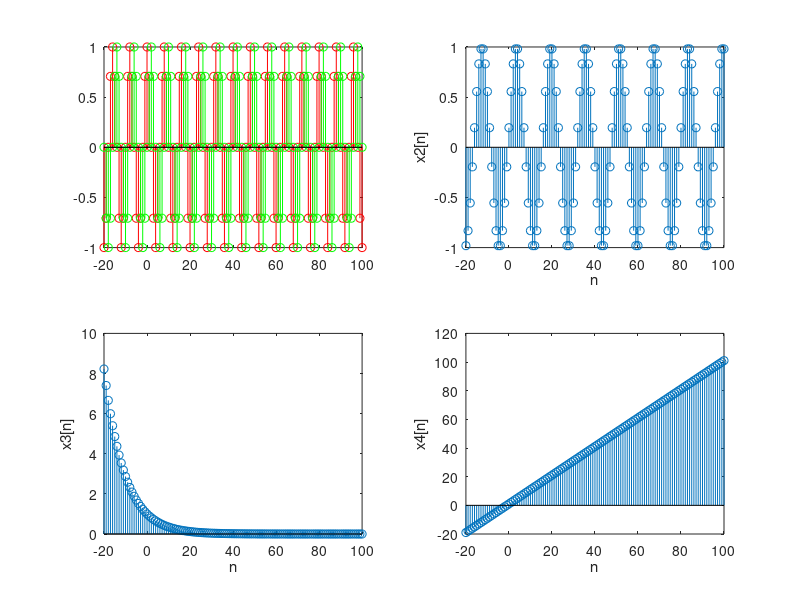
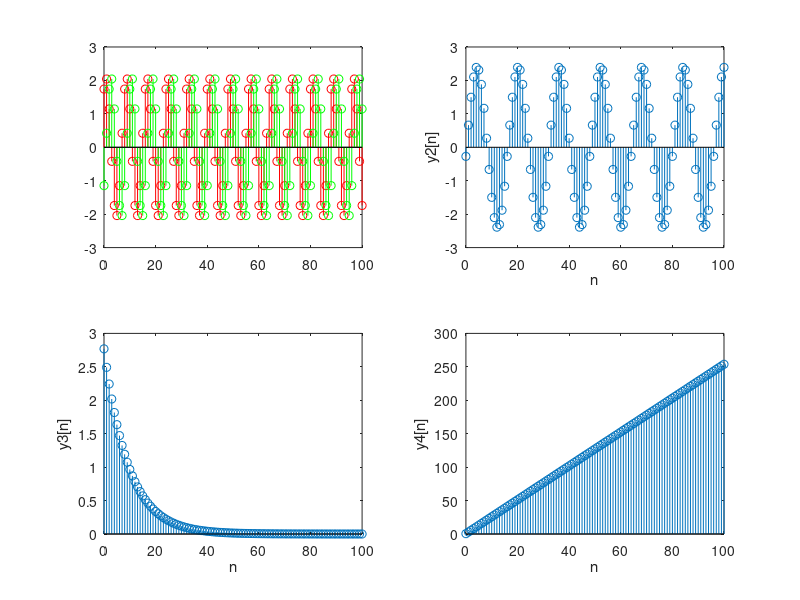
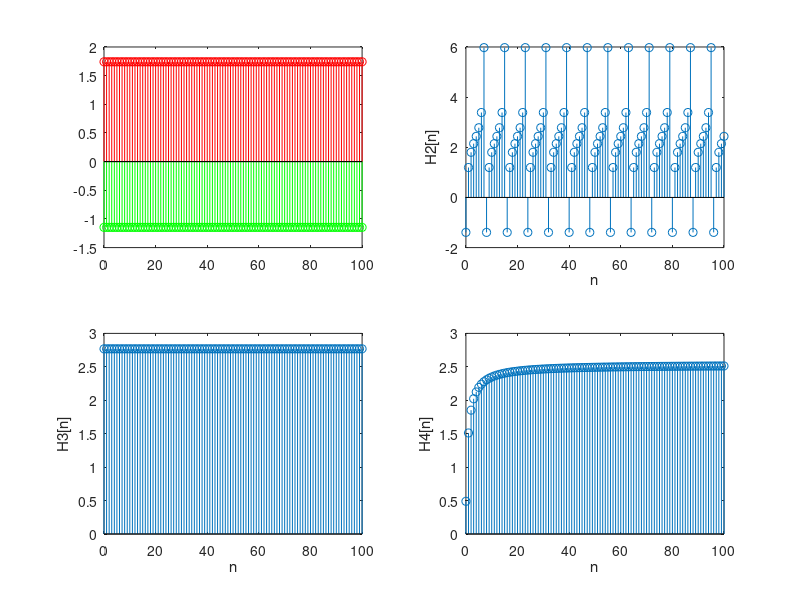

The MATLAB script that drew these images, in order:
% Part2.m
% Author: Charles Yang
% Signal&System 3.4 (a)(b)(c)
%% (a)
n = -20:100;
x1 = exp(1i * pi / 4 * n);
x2 = sin(pi * n / 8 + pi / 16);
x3 = exp(log(9/10) * n);
x4 = n+1;
figure;
subplot(221);
xlabel('n');stem(n,real(x1),'r');
hold on;stem(n,imag(x1),'g');
subplot(222);
stem(n,x2);xlabel('n');ylabel('x2[n]');
subplot(223);
stem(n,x3);xlabel('n');ylabel('x3[n]');
subplot(224);
stem(n,x4);xlabel('n');ylabel('x4[n]');
%% (b)
a=[1 -0.25];
b=[1 0.9];
y1=filter(b,a,x1);
y2=filter(b,a,x2);
y3=filter(b,a,x3);
y4=filter(b,a,x4);
figure;
subplot(221);
xlabel('n');
stem(0:100, real(y1(21:121)),'r');
hold on;
stem(0:100, imag(y1(21:121)),'g');
subplot(222);
stem(0:100, y2(21:121));xlabel('n');ylabel('y2[n]');
subplot(223);
stem(0:100, y3(21:121));xlabel('n');ylabel('y3[n]');
subplot(224);
stem(0:100, y4(21:121));xlabel('n');ylabel('y4[n]');
%% (c)
H1=y1./x1;
H2=y2./x2;
H3=y3./x3;
H4=y4./x4;
figure;
subplot(221);
xlabel('n');
stem(0:100, real(H1(21:121)),'r');
hold on;
stem(0:100, imag(H1(21:121)),'g');
subplot(222);
stem(0:100, H2(21:121));xlabel('n');ylabel('H2[n]');
subplot(223);
stem(0:100, H3(21:121));xlabel('n');ylabel('H3[n]');
subplot(224);
stem(0:100, H4(21:121));xlabel('n');ylabel('H4[n]');